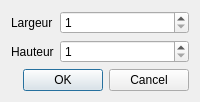
<?xml version="1.0" encoding="UTF-8"?>
<ui version="4.0">
 <class>ResizeDialog</class>
 <!-- Redimensionnement du niveau : la mise en page quitte le C++ pour ce fichier, comme
      toute autre mise en page du projet. Le code ne fait plus que borner les valeurs, lire la
      taille courante et confirmer une perte de contenu (EX-EDIT-012, EX-EDIT-017).
      Les libelles poses ici sont des reperes pour Qt Designer : retranslateUi les remplace tous
      (EX-REN-033). -->
 <widget class="QDialog" name="ResizeDialog">
  <property name="windowTitle"><string>Redimensionner le niveau</string></property>
  <layout class="QFormLayout" name="form">
   <item row="0" column="0">
    <widget class="QLabel" name="widthLabel"><property name="text"><string>Largeur</string></property></widget>
   </item>
   <item row="0" column="1">
    <widget class="QSpinBox" name="widthSpin">
     <property name="minimum"><number>1</number></property>
     <property name="maximum"><number>100</number></property>
    </widget>
   </item>
   <item row="1" column="0">
    <widget class="QLabel" name="heightLabel"><property name="text"><string>Hauteur</string></property></widget>
   </item>
   <item row="1" column="1">
    <widget class="QSpinBox" name="heightSpin">
     <property name="minimum"><number>1</number></property>
     <property name="maximum"><number>100</number></property>
    </widget>
   </item>
   <item row="2" column="0" colspan="2">
    <widget class="QDialogButtonBox" name="buttons">
     <property name="orientation"><enum>Qt::Horizontal</enum></property>
     <property name="standardButtons"><set>QDialogButtonBox::Cancel|QDialogButtonBox::Ok</set></property>
    </widget>
   </item>
  </layout>
 </widget>
 <resources/>
 <connections/>
</ui>
